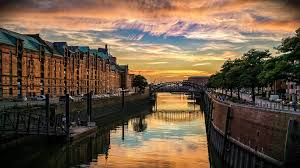
#> input picture 1 Parcial/Practica3/Procesamiento de Imagenesdave/Practicas/ima1.jpg, 300 x 168 px
$ python Expansion.py
#> lines starting #> are read from the running program, lines starting #| are printed output that depends on the picture
import numpy as np
from PIL import Image

import matplotlib.pyplot as plt

gray_img = Image.open('ima1.jpg').convert("LA")
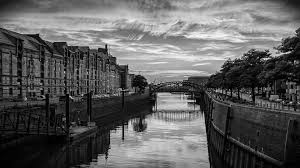
#> gray_img: PIL image 300x168 LA; mean R, G, B, A 93.9, 93.9, 93.9, 255
gray_img.show()
row = gray_img.size[0]
#> row = 300
col = gray_img.size[1]
#> col = 168
stretch_img = Image.new("L", (row, col))
#> stretch_img: PIL image 300x168 L; every value is 0
high = 0
low = 255
MAX=200
MIN=100
for x in range(1 , row):
    for y in range(1, col):
        if high < gray_img.getpixel((x,y))[0] :
            high = gray_img.getpixel((x,y))[0]
        if low > gray_img.getpixel((x,y))[0]:
            low = gray_img.getpixel((x,y))[0]
#> after the loop, high = 252; low = 0
for x in range(1 , row):
    for y in range(1, col):
        stretch_img.putpixel((x,y), int((((gray_img.getpixel((x,y))[0]-low)/(high-low))*(MAX-MIN))+MIN))
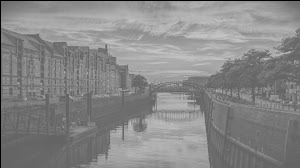
#> stretch_img: PIL image 300x168 L; min 0, max 200, mean 135.6
stretch_img.show()

y = stretch_img.histogram()
#> y = 256 values, max 1448 at index 109, min 0 at index 1, mean 196.9
x = np.arange(len(y))
#> x = 256 values from 0 to 255
plt.title("Expansion del Histograma")
plt.bar(x, y)
plt.show()
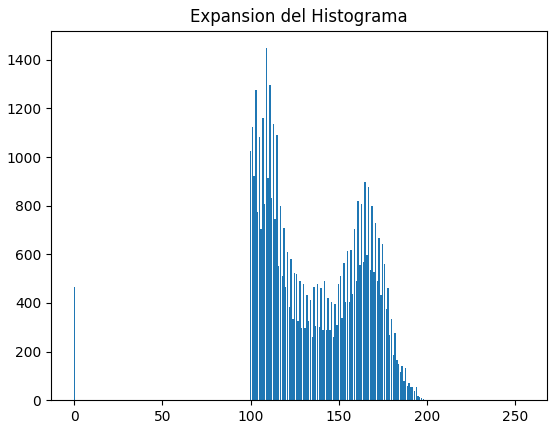
#> figure drawn by matplotlib, 1 panel; tallest bar 1448 high, from x = 108.6 to 109.4

$ run again, with 1 Parcial/Practica3/Procesamiento de Imagenesdave/Practicas/ima2.jpg copied over 1 Parcial/Practica3/Procesamiento de Imagenesdave/Practicas/ima1.jpg
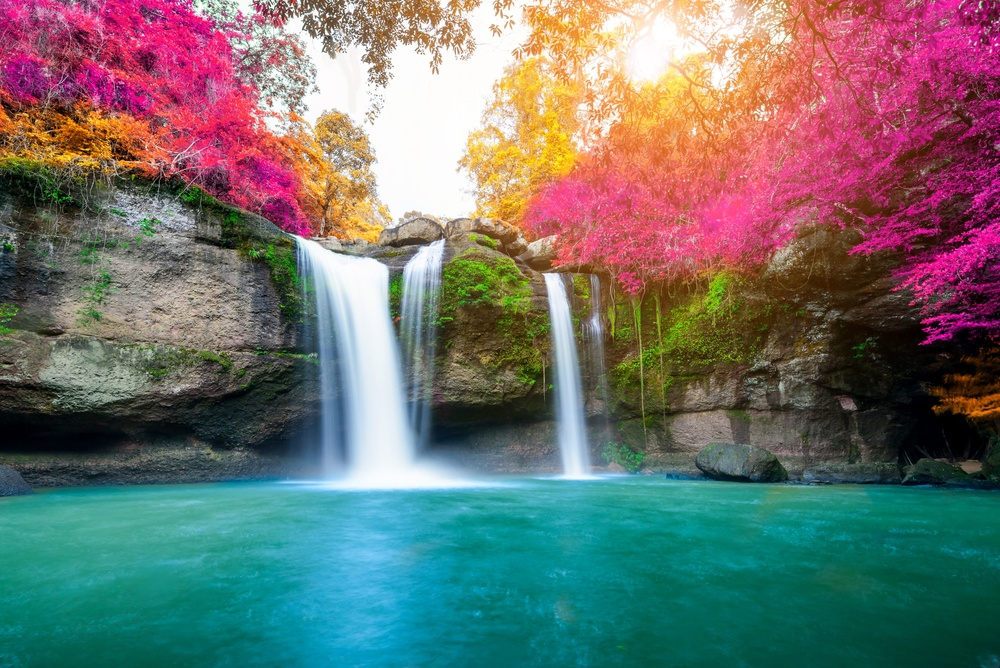
#> input picture 1 Parcial/Practica3/Procesamiento de Imagenesdave/Practicas/ima2.jpg, 1000 x 668 px, shrunk from 2560 x 1709 before the run
#> after the loop `for x in range(1 , row):`: high = 255; low = 0
#> after the loop `for x in range(1 , row):`:
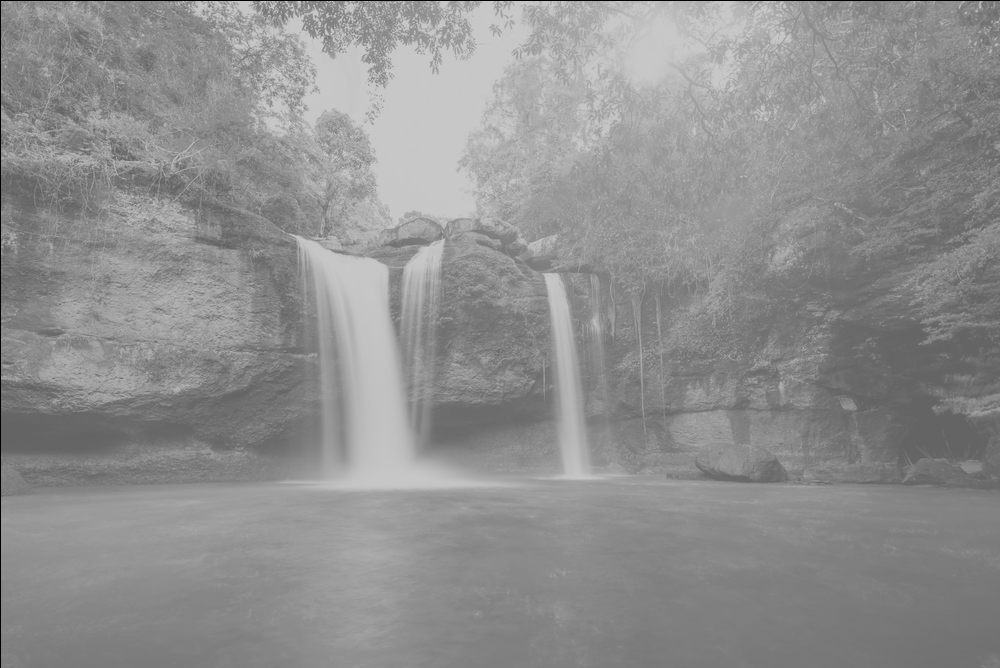
#> stretch_img: PIL image 1000x668 L; min 0, max 200, mean 143.2
#> y = 256 values, max 16079 at index 127, min 0 at index 1, mean 2609.4
#> x = 256 values from 0 to 255
#> `plt.show()`:
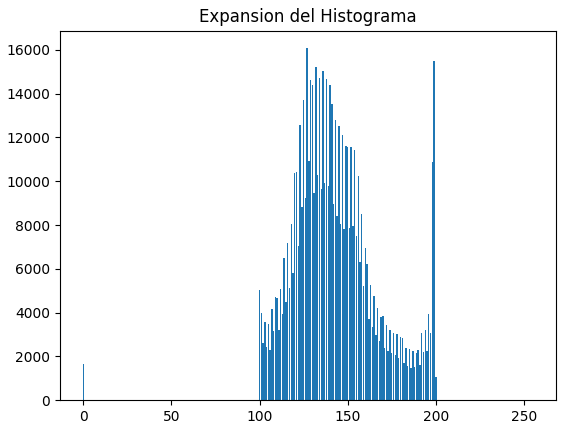
#> figure drawn by matplotlib, 1 panel; tallest bar 16079 high, from x = 126.6 to 127.4

$ run again, with 1 Parcial/Practica3/Procesamiento de Imagenesdave/Practicas/ima4.jpg copied over 1 Parcial/Practica3/Procesamiento de Imagenesdave/Practicas/ima1.jpg
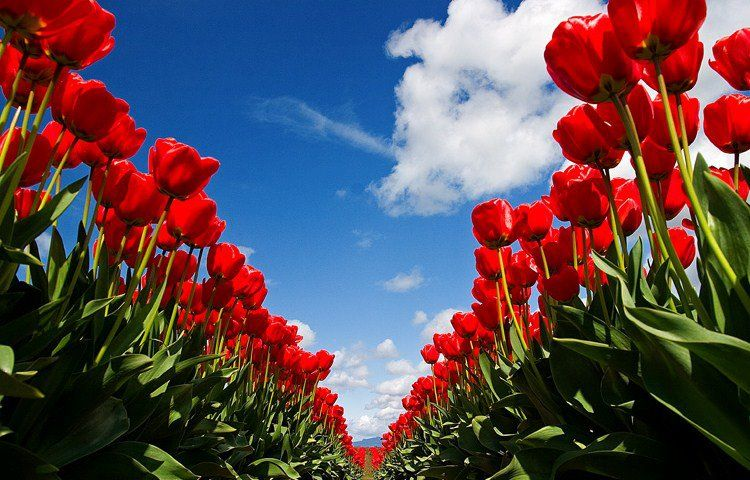
#> input picture 1 Parcial/Practica3/Procesamiento de Imagenesdave/Practicas/ima4.jpg, 750 x 480 px
#> after the loop `for x in range(1 , row):`: high = 255; low = 0
#> after the loop `for x in range(1 , row):`:
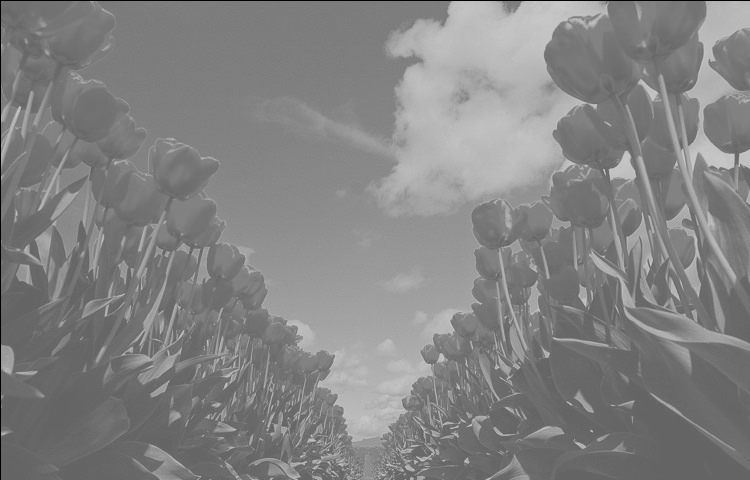
#> stretch_img: PIL image 750x480 L; min 0, max 200, mean 130.8
#> y = 256 values, max 13086 at index 125, min 0 at index 1, mean 1406.2
#> x = 256 values from 0 to 255
#> `plt.show()`:
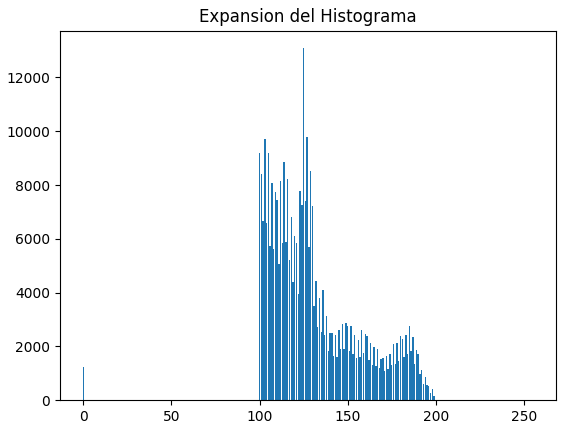
#> figure drawn by matplotlib, 1 panel; tallest bar 13086 high, from x = 124.6 to 125.4
